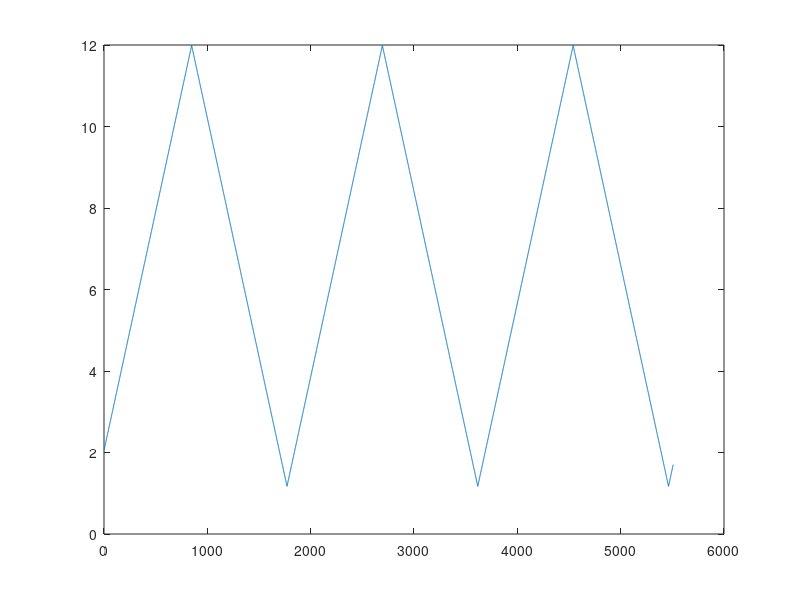
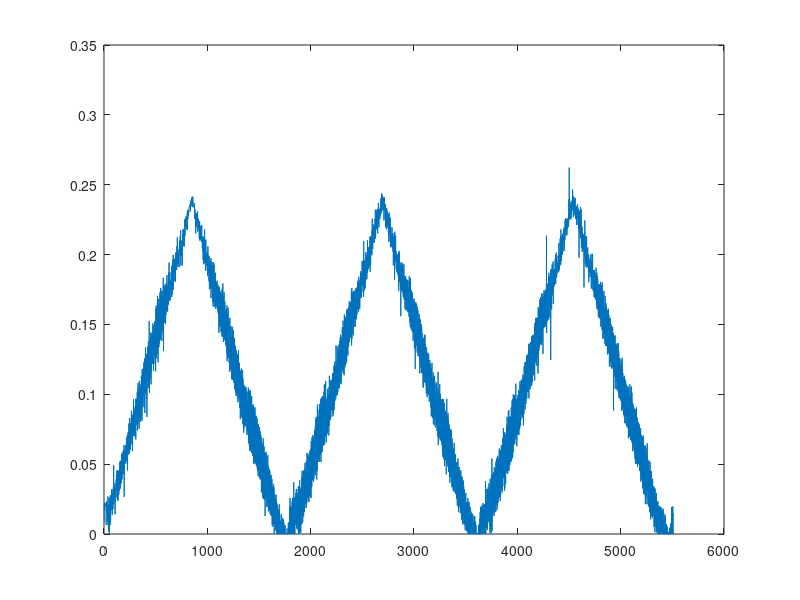
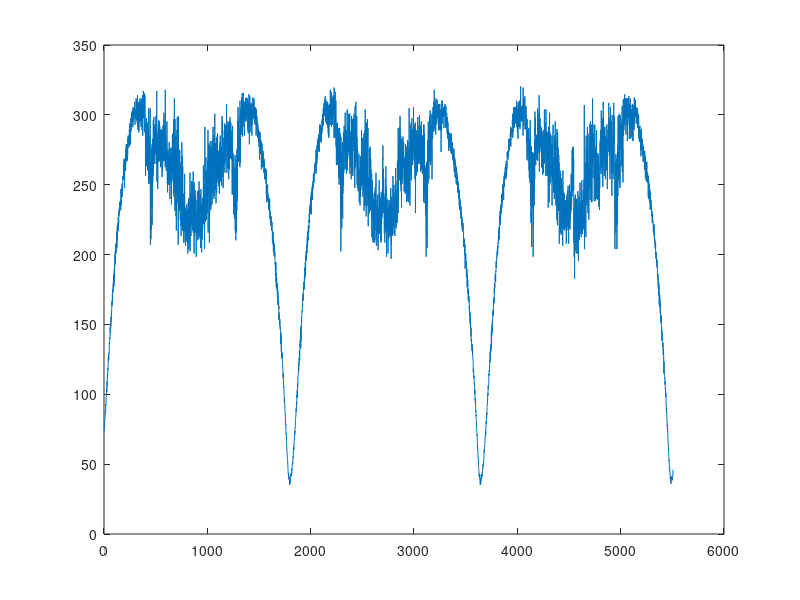

These charts were generated, in order, by the following MATLAB code: (Note: this script raises an error after producing the figures.)
datos = load('Datos2.txt');
tiempo= linspace(0,27.54,5508);
u=12*datos(:, 1)/1024;
u=u';
im=datos(:, 2)';
for i=1:2:1010
    im(i)=im(i+1);
end 
velocidad=datos(:, 3);
plot(u)
figure()
plot(im)
figure()
plot(velocidad)
estado=[im;velocidad'];
y =estado(:,2:end)';
U=[estado(:,1:end-1);u(:,1:end-1)]';
theta=(pinv(U)*y)';
A=theta(:,1:end-1);
B=(theta(:,end));
%%
imM=out.Salida.Data(1:end,1);
vM=out.Salida.Data(1:end,2);
subplot(2,1,1)
plot(im)
hold on
plot(imM)
legend('Real','Estimada')
title('Corriente')
subplot(2,1,2)
plot(velocidad)
 hold on
 plot(vM)
 legend('Real','Estimada')
title('Velocidad')